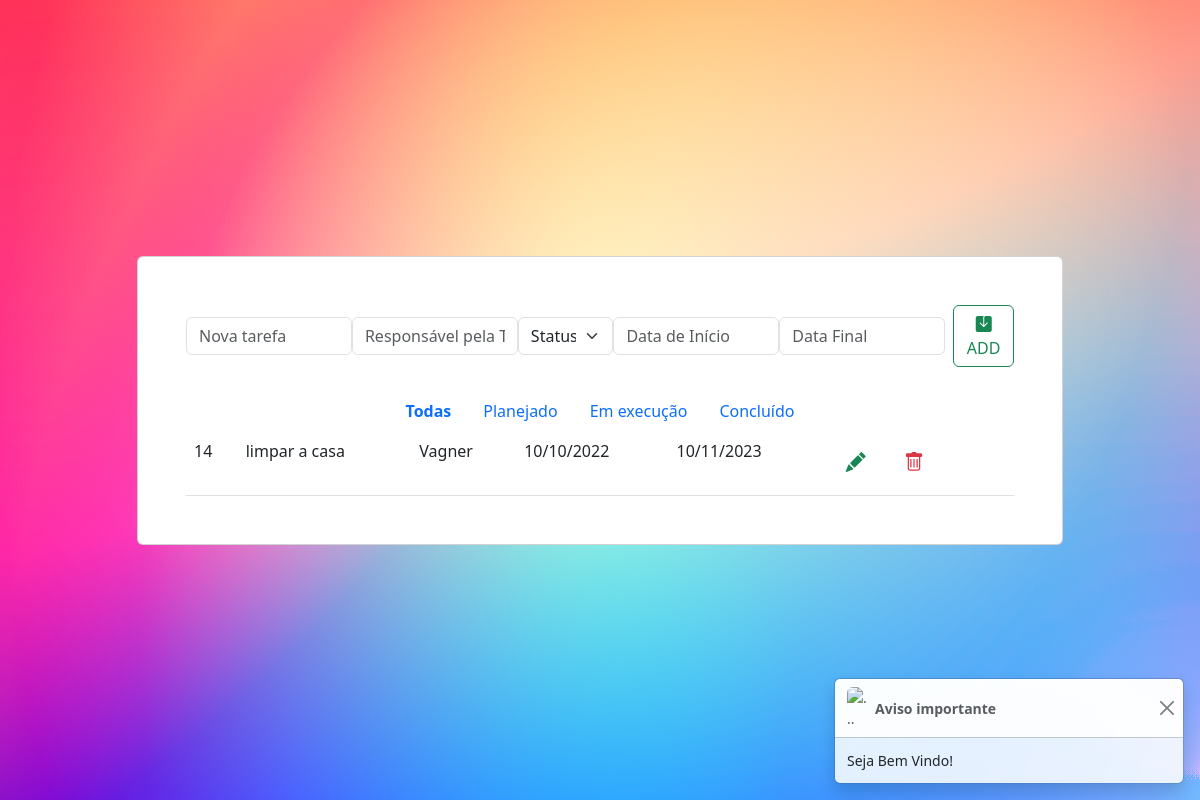
Screenshot of /aula-13/index.php?status=planejado with the database file from the repository.
### tables this page shows
CREATE TABLE `t_tarefas` (
  `id` int(11) NOT NULL,
  `descricao` varchar(1000) NOT NULL,
  `responsavel` varchar(300) NOT NULL,
  `status` varchar(100) NOT NULL,
  `inicio` varchar(15) NOT NULL,
  `fim` varchar(15) NOT NULL
);

### aula-13/index.php (the view, shortened to what this page needs)
<?php include_once "header.php"; ?>
<?php include_once "mensagens.php"; ?>
<form class="d-flex justify-content-center align-items-center mb-4" action="inserir-tarefa.php" method="post">
    <div class="form-outline flex-fill">
        <input type="text" id="form2" class="form-control" placeholder="Nova tarefa" name="tarefa">
    </div>
    <div class="form-outline flex-fill">
        <input type="text" id="form2" class="form-control" placeholder="Responsável pela Tarefa" name="responsavel">
    </div>
    <div class="form-outline flex-fill">
    <select class="form-select" aria-label="Default select example" name="status">
    <option selected>Status</option>
    </select>
    </div>
    <div class="form-outline flex-fill">
    <input type="text" class="form-control" name="inicio" placeholder="Data de Início" data-mask="00/00/0000" maxlength="10" autocomplete="off">
    </div>
    <div class="form-outline flex-fill">
    <input type="text" class="form-control"  placeholder="Data Final" name="fim" data-mask="00/00/0000" maxlength="10" autocomplete="off">
    </div>
    <button type="submit" class="btn btn-outline-success ms-2 ">
        <i class="bi bi-save-fill"></i> ADD</button>
</form>
<ul class="nav justify-content-center">
    <li class="nav-item">
        <a class="nav-link active" aria-current="page" href="index.php">Todas</a>
    </li>
    <li class="nav-item">
        <a class="nav-link" href="index.php?status=planejado">Planejado
        </a>
    </li>
    <li class="nav-item">
        <a class="nav-link" href="index.php?status=execucao">Em execução</a>
    </li>
    <li class="nav-item">
        <a class="nav-link" href="index.php?status=concluido">Concluído
        </a>
    </li>
</ul>
<table class="table mb-0 table-hover">
    <?php
    include "conexao.php";
    $condicao = "";
    $status = $_GET["status"] ?? "";
    if ($status != ""){
        $condicao = "where status = '$status'";
    }
    $sqlBusca = "select * from t_tarefas $condicao";
    $todasAsTarefas = mysqli_query($conexao, $sqlBusca);
    while ($umaTarefa = mysqli_fetch_assoc($todasAsTarefas)) {
    ?>
        <tr class="fw-lighter">
            <td><?php echo $umaTarefa['id']; ?> </td>
            <td><?php echo $umaTarefa['descricao']; ?></td>
            <td><?php echo $umaTarefa['responsavel']; ?></td>
            <td><?php echo $umaTarefa['inicio']; ?></td>
            <td><?php echo $umaTarefa['fim']; ?></td>
            <td>
            <span>
                <a class='btn btn-lg text-success' href="alterar-tarefa.php?id=<?php echo $umaTarefa['id']?>"><i class="bi bi-pencil-fill"></i></a>
                <a class='btn btn-lg text-danger' href="excluir-tarefa.php?id=<?php echo $umaTarefa['id']; ?>"><i class="bi bi-trash"></i></a>
            </span>
            </td>
    <?php
    }
    ?>
</table>
<?php include_once "footer.php"; ?>

### aula-13/header.php (style rules this page uses)
.active { font-weight: bold; }

### rows the page displays
t_tarefas: id "14", descricao "limpar a casa", responsavel "Vagner", inicio "10/10/2022", fim "10/11/2023"

### other values shown
$msg "Seja Bem Vindo!"
